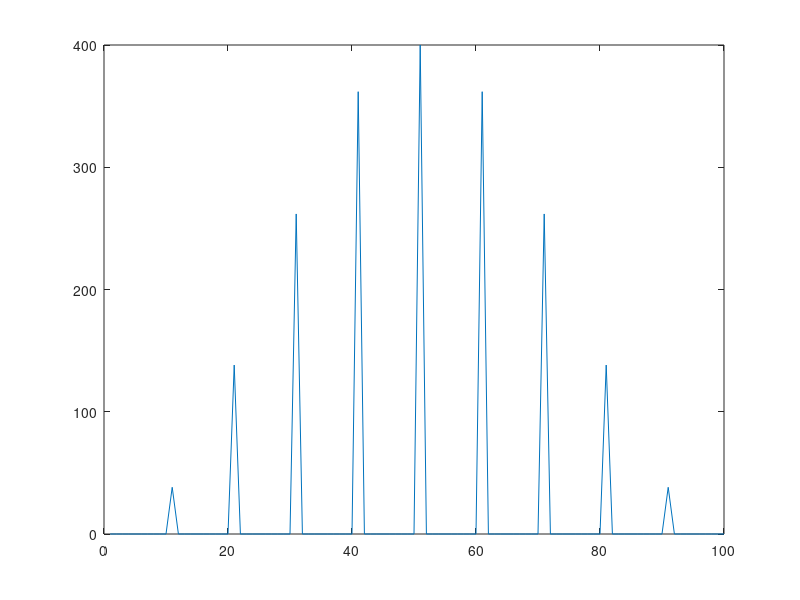

This chart was generated by the following MATLAB code:
%%%%%%%%%%%%%%%%%%%%%%%%%%%%%%%%%%%%%%%%%%%%%%%%%%%%%%%%%%%%%%%%%%%%%%%%%%%
%
% small program to approximate diffraction efficiency of binary amplitude
% gratings
%
%Hallo Hund
%%%%%%%%%%%%%%%%%%%%%%%%%%%%%%%%%%%%%%%%%%%%%%%%%%%%%%%%%%%%%%%%%%%%%%%%%%%


UniCell=[0,0,0,0,0,0,0,0,1,1];

grat=repmat(UniCell,1,10);

Fgrat=fftshift(fft(grat));

figure;plot(abs(Fgrat).^2)